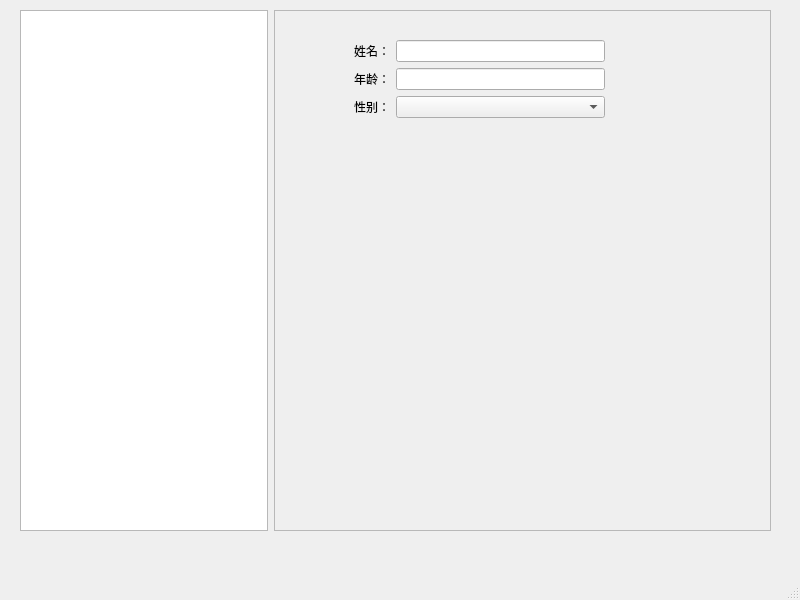
<?xml version="1.0" encoding="UTF-8"?>
<ui version="4.0">
 <class>MainWindow</class>
 <widget class="QMainWindow" name="MainWindow">
  <property name="geometry">
   <rect>
    <x>0</x>
    <y>0</y>
    <width>800</width>
    <height>600</height>
   </rect>
  </property>
  <property name="windowTitle">
   <string>MainWindow</string>
  </property>
  <widget class="QWidget" name="centralwidget">
   <widget class="QWidget" name="horizontalLayoutWidget">
    <property name="geometry">
     <rect>
      <x>20</x>
      <y>10</y>
      <width>751</width>
      <height>521</height>
     </rect>
    </property>
    <layout class="QHBoxLayout" name="horizontalLayout">
     <item>
      <widget class="QTreeView" name="treeView">
       <property name="sizePolicy">
        <sizepolicy hsizetype="Expanding" vsizetype="Expanding">
         <horstretch>1</horstretch>
         <verstretch>0</verstretch>
        </sizepolicy>
       </property>
      </widget>
     </item>
     <item>
      <widget class="QFrame" name="frame">
       <property name="sizePolicy">
        <sizepolicy hsizetype="Expanding" vsizetype="Preferred">
         <horstretch>2</horstretch>
         <verstretch>0</verstretch>
        </sizepolicy>
       </property>
       <property name="frameShape">
        <enum>QFrame::StyledPanel</enum>
       </property>
       <property name="frameShadow">
        <enum>QFrame::Raised</enum>
       </property>
       <widget class="QWidget" name="formLayoutWidget">
        <property name="geometry">
         <rect>
          <x>80</x>
          <y>30</y>
          <width>251</width>
          <height>361</height>
         </rect>
        </property>
        <layout class="QFormLayout" name="formLayout">
         <item row="0" column="0">
          <widget class="QLabel" name="label">
           <property name="text">
            <string>姓名：</string>
           </property>
          </widget>
         </item>
         <item row="0" column="1">
          <widget class="QLineEdit" name="lineEdit"/>
         </item>
         <item row="1" column="1">
          <widget class="QLineEdit" name="lineEdit_2"/>
         </item>
         <item row="1" column="0">
          <widget class="QLabel" name="label_2">
           <property name="text">
            <string>年龄：</string>
           </property>
          </widget>
         </item>
         <item row="2" column="0">
          <widget class="QLabel" name="label_3">
           <property name="text">
            <string>性别：</string>
           </property>
          </widget>
         </item>
         <item row="2" column="1">
          <widget class="QComboBox" name="comboBox"/>
         </item>
        </layout>
       </widget>
      </widget>
     </item>
    </layout>
   </widget>
  </widget>
  <widget class="QMenuBar" name="menubar">
   <property name="geometry">
    <rect>
     <x>0</x>
     <y>0</y>
     <width>800</width>
     <height>22</height>
    </rect>
   </property>
  </widget>
  <widget class="QStatusBar" name="statusbar"/>
 </widget>
 <resources/>
 <connections/>
</ui>
